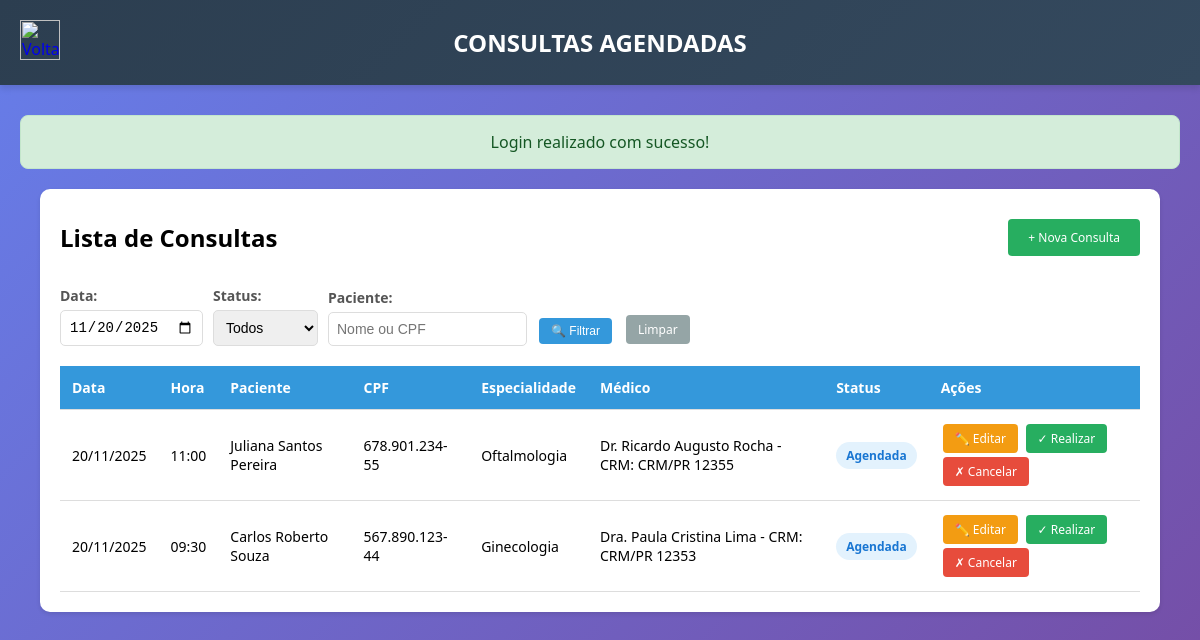
The page /php/listar_consulta.php?data=2025-11-20 (signed in) on the database its author committed.
### tables this page shows
CREATE TABLE IF NOT EXISTS Consultas (
    Id_consulta INT AUTO_INCREMENT PRIMARY KEY,
    Id_paciente INT NOT NULL,
    Cod_especialidade INT NOT NULL,
    Id_medico INT,
    Data_consulta DATE NOT NULL,
    Hora_consulta TIME NOT NULL,
    Status ENUM('Agendada', 'Realizada', 'Cancelada') DEFAULT 'Agendada',
    Observacoes TEXT,
    Data_agendamento TIMESTAMP DEFAULT CURRENT_TIMESTAMP,
    Usuario_agendamento VARCHAR(50),
    FOREIGN KEY (Id_paciente) REFERENCES Pacientes(Id_paciente) ON DELETE CASCADE,
    FOREIGN KEY (Cod_especialidade) REFERENCES Especialidade(Cod_especialidade) ON DELETE RESTRICT,
    FOREIGN KEY (Id_medico) REFERENCES Medicos(Id_medico) ON DELETE SET NULL,
    UNIQUE KEY unique_horario (Data_consulta, Hora_consulta, Id_medico),
    INDEX idx_data (Data_consulta),
    INDEX idx_paciente (Id_paciente),
    INDEX idx_medico (Id_medico),
    INDEX idx_status (Status),
    INDEX idx_data_hora (Data_consulta, Hora_consulta)
);

CREATE TABLE IF NOT EXISTS Pacientes (
    Id_paciente INT AUTO_INCREMENT PRIMARY KEY,
    Nome VARCHAR(100) NOT NULL,
    Cpf VARCHAR(14) UNIQUE NOT NULL,
    Data_nascimento DATE NOT NULL,
    Telefone VARCHAR(15),
    Email VARCHAR(100),
    Endereco VARCHAR(200),
    Data_cadastro TIMESTAMP DEFAULT CURRENT_TIMESTAMP,
    INDEX idx_cpf (Cpf),
    INDEX idx_nome (Nome)
);

CREATE TABLE IF NOT EXISTS Especialidade (
    Cod_especialidade INT AUTO_INCREMENT PRIMARY KEY,
    Nome_especialidade VARCHAR(100) UNIQUE NOT NULL,
    Descricao TEXT,
    Ativo TINYINT(1) DEFAULT 1,
    INDEX idx_nome_especialidade (Nome_especialidade)
);

CREATE TABLE IF NOT EXISTS Medicos (
    Id_medico INT AUTO_INCREMENT PRIMARY KEY,
    Nome VARCHAR(100) NOT NULL,
    Crm VARCHAR(20) UNIQUE NOT NULL,
    Cod_especialidade INT NOT NULL,
    Telefone VARCHAR(15),
    Email VARCHAR(100),
    Ativo TINYINT(1) DEFAULT 1,
    Data_cadastro TIMESTAMP DEFAULT CURRENT_TIMESTAMP,
    FOREIGN KEY (Cod_especialidade) REFERENCES Especialidade(Cod_especialidade) ON DELETE RESTRICT,
    INDEX idx_especialidade (Cod_especialidade),
    INDEX idx_nome_medico (Nome),
    INDEX idx_crm (Crm)
);

### php/functions.php (called while the page is built, shortened)
<?php
function formatarData($data) {
    return date('d/m/Y', strtotime($data));
}
function getMensagem() {
    if (isset($_SESSION['mensagem'])) {
        $mensagem = $_SESSION['mensagem'];
        return $mensagem;
    }
    return null;
}
?>

### php/listar_consulta.php (the view, shortened to what this page needs)
<?php
require_once("../php/conexao.php");
require_once("../php/functions.php");
$filtro_data = isset($_GET['data']) ? $_GET['data'] : '';
$filtro_status = isset($_GET['status']) ? $_GET['status'] : '';
$filtro_paciente = isset($_GET['paciente']) ? sanitizar($_GET['paciente']) : '';
try {
    $sql = "SELECT c.*, p.Nome as Nome_paciente, p.Cpf, e.Nome_especialidade, m.Nome as Nome_medico, m.Crm
            FROM Consultas c
            INNER JOIN Pacientes p ON c.Id_paciente = p.Id_paciente
            INNER JOIN Especialidade e ON c.Cod_especialidade = e.Cod_especialidade
            LEFT JOIN Medicos m ON c.Id_medico = m.Id_medico
            WHERE 1=1";
    $params = [];
    if (!empty($filtro_data)) {
        $sql .= " AND c.Data_consulta = :data";
        $params[':data'] = $filtro_data;
    }
    $sql .= " ORDER BY c.Data_consulta DESC, c.Hora_consulta DESC";
    $stmt = $conexao->prepare($sql);
    foreach ($params as $key => $value) {
        $stmt->bindValue($key, $value);
    }
    $stmt->execute();
    $consultas = $stmt->fetchAll();
} catch(PDOException $e) {
    error_log("Erro ao listar consultas: " . $e->getMessage());
    $consultas = [];
}
?>
<!DOCTYPE html>
<html lang="pt-BR">
<head>
    <link rel="stylesheet" href="../css/style_sistem.css">
</head>
<body>
    <div class="navbar">
        <div class="navbar-menu">
            <a href="../php/menu.php">
                <img id="logout-img" title="Voltar" src="../../img/seta-voltar.png">
            </a>
            <h1>CONSULTAS AGENDADAS</h1>
        </div>
    </div>
    <div class="main">
        <?php
        $mensagem = getMensagem();
        if ($mensagem):
        ?>
        <div class="mensagem <?php echo $mensagem['tipo']; ?>">
            <?php echo $mensagem['texto']; ?>
        </div>
        <?php endif; ?>
        <div class="table-container">
            <div style="display: flex; justify-content: space-between; align-items: center; margin-bottom: 20px;">
                <h2>Lista de Consultas</h2>
                <a href="../php/agendar.php" class="btn btn-novo">+ Nova Consulta</a>
            </div>
            <form class="filters" method="GET">
                <div class="filter-group">
                    <label>Data:</label>
                    <input type="date" name="data" value="<?php echo htmlspecialchars($filtro_data); ?>">
                </div>
                <div class="filter-group">
                    <label>Status:</label>
                    <select name="status">
                        <option value="">Todos</option>
                    </select>
                </div>
                <div class="filter-group">
                    <label>Paciente:</label>
                    <input type="text" name="paciente" placeholder="Nome ou CPF" value="<?php echo htmlspecialchars($filtro_paciente); ?>">
                </div>
                <div class="filter-group">
                    <label>&nbsp;</label>
                    <button type="submit" class="btn" style="background-color: #3498db; color: white;">🔍 Filtrar</button>
                </div>
                <?php if (!empty($filtro_data) || !empty($filtro_status) || !empty($filtro_paciente)): ?>
                <div class="filter-group">
                    <label>&nbsp;</label>
                    <a href="../php/listar_consulta.php" class="btn" style="background-color: #95a5a6; color: white;">Limpar</a>
                </div>
                <?php endif; ?>
            </form>
            <?php if (count($consultas) > 0): ?>
            <div style="overflow-x: auto;">
                <table>
                    <thead>
                        <tr>
                            <th>Data</th>
                            <th>Hora</th>
                            <th>Paciente</th>
                            <th>CPF</th>
                            <th>Especialidade</th>
                            <th>Médico</th>
                            <th>Status</th>
                            <th>Ações</th>
                        </tr>
                    </thead>
                    <tbody>
                        <?php foreach ($consultas as $consulta): ?>
                        <tr>
                            <td><?php echo formatarData($consulta['Data_consulta']); ?></td>
                            <td><?php echo date('H:i', strtotime($consulta['Hora_consulta'])); ?></td>
                            <td><?php echo htmlspecialchars($consulta['Nome_paciente']); ?></td>
                            <td><?php echo htmlspecialchars($consulta['Cpf']); ?></td>
                            <td><?php echo htmlspecialchars($consulta['Nome_especialidade']); ?></td>
                            <td>
                                <?php
                                echo htmlspecialchars($consulta['Nome_medico']);
                                if ($consulta['Crm']) {
                                    echo " - CRM: " . htmlspecialchars($consulta['Crm']);
                                }
                                ?>
                            </td>
                            <td>
                                <span class="status-badge status-<?php echo strtolower($consulta['Status']); ?>">
                                    <?php echo $consulta['Status']; ?>
                                </span>
                            </td>
                            <td>
                                <?php if ($consulta['Status'] == 'Agendada'): ?>
                                    <a href="../php/editar_consulta.php?id=<?php echo $consulta['Id_consulta']; ?>"
                                       class="btn btn-editar">✏️ Editar</a>
                                    <a href="../php/realizar.php?id=<?php echo $consulta['Id_consulta']; ?>"
                                       class="btn btn-realizar"
                                       onclick="return confirm('Confirmar que a consulta foi realizada?')">✓ Realizar</a>
                                    <a href="../php/cancelar_consulta.php?id=<?php echo $consulta['Id_consulta']; ?>"
                                       class="btn btn-cancelar"
                                       onclick="return confirm('Tem certeza que deseja cancelar esta consulta?')">✗ Cancelar</a>
                                <?php else: ?>
                                    <span style="color: #999; font-style: italic;">Finalizada</span>
                                <?php endif; ?>
                            </td>
                        </tr>
                        <?php endforeach; ?>
                    </tbody>
                </table>
            </div>
            <?php else: ?>
            <p style="text-align: center; padding: 40px; color: #7f8c8d;">
                <?php echo (!empty($filtro_data) || !empty($filtro_status) || !empty($filtro_paciente)) ? 'Nenhuma consulta encontrada com os filtros aplicados.' : 'Nenhuma consulta agendada.'; ?>
            </p>
            <?php endif; ?>
        </div>
    </div>
</body>
</html>

### css/style_sistem.css (style rules this page uses)
* { margin: 0; padding: 0; box-sizing: border-box; }
body { font-family: 'Segoe UI', Tahoma, Geneva, Verdana, sans-serif; background: linear-gradient(135deg, #667eea 0%, #764ba2 100%); min-height: 100vh; }
.navbar { background: linear-gradient(135deg, #2c3e50 0%, #34495e 100%); padding: 20px; box-shadow: 0 4px 6px rgba(0, 0, 0, 0.1); }
.navbar-menu { display: flex; align-items: center; justify-content: space-between; max-width: 1400px; margin: 0 auto; gap: 20px; }
.navbar h1 { color: white; font-size: 24px; text-align: center; flex: 1; }
.navbar img { width: 40px; height: 40px; cursor: pointer; transition: transform 0.3s ease; }
.main { max-width: 1400px; margin: 30px auto; padding: 0 20px; }
.mensagem { max-width: 1400px; margin: 20px auto; padding: 15px 20px; border-radius: 8px; text-align: center; font-weight: 500; animation: slideDown 0.3s ease; }
.mensagem.sucesso { background-color: #d4edda; color: #155724; border: 1px solid #c3e6cb; }

### php/listar_consulta.php (style rules this page uses)
.table-container { margin: 20px; background: white; border-radius: 10px; padding: 20px; box-shadow: 0 2px 4px rgba(0,0,0,0.1); }
table { width: 100%; border-collapse: collapse; }
th, td { padding: 12px; text-align: left; border-bottom: 1px solid #ddd; font-size: 14px; }
th { background-color: #3498db; color: white; font-weight: bold; }
.btn { padding: 6px 12px; margin: 2px; border: none; border-radius: 4px; cursor: pointer; text-decoration: none; display: inline-block; font-size: 12px; }
.btn-editar { background-color: #f39c12; color: white; }
.btn-cancelar { background-color: #e74c3c; color: white; }
.btn-realizar { background-color: #27ae60; color: white; }
.btn-novo { background-color: #27ae60; color: white; padding: 10px 20px; margin: 10px 0; }
.status-badge { padding: 5px 10px; border-radius: 15px; font-size: 12px; font-weight: bold; display: inline-block; }
.status-agendada { background-color: #e3f2fd; color: #1976d2; }
.filters { display: flex; gap: 10px; margin-bottom: 20px; flex-wrap: wrap; align-items: flex-end; }
.filter-group { display: flex; flex-direction: column; gap: 5px; }
.filter-group label { font-size: 14px; font-weight: bold; color: #555; }
.filter-group input, .filter-group select { padding: 8px; border: 1px solid #ddd; border-radius: 5px; font-size: 14px; }

### rows shown on the page
consultas: Data_consulta "20/11/2025", Hora_consulta "11:00", Id_paciente.Nome "Juliana Santos Pereira", Id_paciente.Cpf "678.901.234-55", Cod_especialidade.Nome_especialidade "Oftalmologia", Id_medico.Nome "Dr. Ricardo Augusto Rocha", Id_medico.Crm "CRM/PR 12355", Status "Agendada"
consultas: Data_consulta "20/11/2025", Hora_consulta "09:30", Id_paciente.Nome "Carlos Roberto Souza", Id_paciente.Cpf "567.890.123-44", Cod_especialidade.Nome_especialidade "Ginecologia", Id_medico.Nome "Dra. Paula Cristina Lima", Id_medico.Crm "CRM/PR 12353", Status "Agendada"

### other values the page prints
$mensagem['texto'] "Login realizado com sucesso!"
